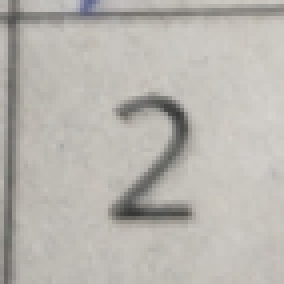
#> input picture data/image_1084_2.png, 71 x 71 px, found by its file name (shown 4 times larger); its folder holds only this picture in this run
$ jupyter execute --allow-errors classify_numbers_v2.ipynb   (shell and % lines are left out)
#> lines starting #> are read from the running program, lines starting #| are printed output that depends on the picture; after the words box and inside, x2 and y2 are one past the last pixel; in counts of white or black regions, pixels touching at a corner belong together
[cell 1]
import os
os.environ["KERAS_BACKEND"] = "tensorflow"

import matplotlib.pyplot as plt
import pandas as pd
import numpy as np
from tqdm import tqdm
import cv2
import random
import math

from sklearn.preprocessing import MinMaxScaler
from sklearn.preprocessing import StandardScaler
from sklearn.preprocessing import OneHotEncoder
from sklearn.preprocessing import LabelBinarizer, LabelEncoder
from sklearn.model_selection import train_test_split
from sklearn.utils import shuffle
from sklearn.utils import class_weight
from sklearn.metrics import classification_report
from sklearn.metrics import confusion_matrix, accuracy_score
import sklearn.metrics as metrics
from sklearn import preprocessing
import matplotlib.image as mpimg
from skimage.io import imread, imsave, imshow
from skimage import data, color, io, filters, morphology,transform, exposure, feature, util
from scipy import ndimage

import tensorflow
import tensorflow.keras
from tensorflow.keras import losses
from tensorflow.keras import optimizers
from tensorflow.keras.models import Sequential
from tensorflow.keras.models import load_model
from tensorflow.keras.layers import Activation
# from tensorflow.keras.optimizers import SGD
from tensorflow.keras.layers import Dense, Dropout, Flatten
from tensorflow.keras.layers import Conv2D, MaxPooling2D
from tensorflow.keras import backend as K
# from tensorflow.keras.utils import np_utils
from tensorflow.keras.preprocessing import image
from tensorflow.keras.models import Sequential
from tensorflow.keras.layers import Dense, Dropout, Activation, BatchNormalization
from tensorflow.keras.callbacks import EarlyStopping
from tensorflow.keras.callbacks import ModelCheckpoint
# [4 lines of commented-out code are left out]
from tensorflow.keras.utils import to_categorical
# from tensorflow.keras.preprocessing.image import ImageDataGenerator

import re

# K.set_image_dim_ordering('tf')
plt.rcParams['image.cmap'] = 'gray'
pd.set_option('display.max_rows',1000)
pd.set_option('display.max_columns',1000)

[cell 2]
image = cv2.imread('data/image_2367_6.png')

def preprocess_img(img):
    width = img.shape[0]
    height = img.shape[1]

    center = (width/2, height/2)

    gray = cv2.cvtColor(img, cv2.COLOR_BGR2GRAY)
    blur = cv2.GaussianBlur(gray, (9, 9), 3)
    tresh = cv2.adaptiveThreshold(blur, 255, cv2.ADAPTIVE_THRESH_GAUSSIAN_C, cv2.THRESH_BINARY, 11, 2)
    result = cv2.bitwise_not(tresh, tresh)

    contours, _ = cv2.findContours(result.copy(), cv2.RETR_EXTERNAL, cv2.CHAIN_APPROX_NONE)

    # Remove small noise
    kernel = np.ones((3, 3), np.uint8)
    result = cv2.erode(result, kernel)
    result = cv2.dilate(result, kernel)

    dist = []

    closest_pnt = []
    for contour in contours:
        points = []
        for point in contour:
            xa, ya = point[0]
            xb, yb = center
            distance = math.sqrt((xb - xa)**2 + (yb - ya)**2)
            points.append(distance)
        closest_pnt.append(min(points))

    for contour in contours:
        points = []
        for point in contour:
            xa, ya = point[0]
            xb, yb = center
            distance = math.sqrt((xb - xa)**2 + (yb - ya)**2)
            points.append(distance)

        if min(points) > min(closest_pnt):
            cv2.fillPoly(result, pts=[contour], color=(0,0,0))
            continue

    return result

#> (the rest of this cell did not finish here and is left out)

[cell 3]
image_size = 100


images = []
labels = []
names = []
# read infected train_images
path = 'data/'
valid_images = [".jpg",".gif",".png"]

for f in tqdm(os.listdir(path)):
    ext = os.path.splitext(f)[1]
    if ext.lower() not in valid_images:
        continue
    names.append(f)
    # im = cv2.imread(os.path.join(path,f))
    im = preprocess_img(cv2.imread(os.path.join(path,f)))
#> in preprocess_img (call 2), `width = img.shape[0]`: width = 71
#> in preprocess_img (call 2), `center = (width/2, height/2)`: center = (35.5, 35.5)
#> in preprocess_img, img is the input picture: shape (71, 71, 3); mean B, G, R 175.7, 181.2, 184.3
#> in preprocess_img (call 2), `blur = cv2.GaussianBlur(gray, (9, 9), 3)`:
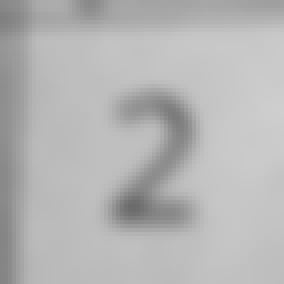
#> blur: shape (71, 71) (shown 4 times larger); min 107, max 206, mean 181
#> in preprocess_img (call 2), `tresh = cv2.adaptiveThreshold(blur, 255, cv2.ADAPTIVE_THRESH_GAUSSIAN_..`:
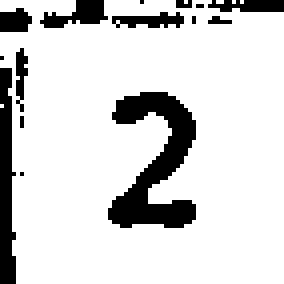
#> tresh: shape (71, 71) (shown 4 times larger); 84.2% white; 15 black regions (8 under 20 px), largest, box (x1, y1, x2, y2) and area: (27, 23, 49, 57) 374, (0, 17, 4, 71) 169, (10, 0, 27, 7) 65
#> in preprocess_img (call 2), `result = cv2.bitwise_not(tresh, tresh)`: result: shape (71, 71); 15.8% white; 15 white regions (8 under 20 px)
#> in preprocess_img (call 2), `contours, _ = cv2.findContours(result.copy(), cv2.RETR_EXTERNAL, cv2.C..`: contours = 15 contours, 9 with area under 20; largest, box (x1, y1, x2, y2) and area: (27, 23, 49, 57) 312, (0, 17, 4, 71) 112, (10, 0, 27, 7) 45, (28, 3, 46, 7) 28, (0, 2, 8, 8) 28, (52, 0, 71, 3) 27
#> in preprocess_img (call 2), `result = cv2.erode(result, kernel)`:
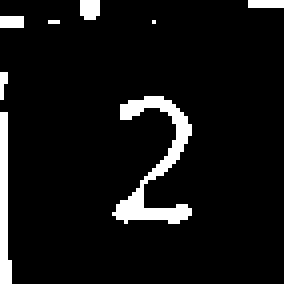
#> result: shape (71, 71) (shown 4 times larger); 7.3% white; 8 white regions (5 under 20 px), largest, box (x1, y1, x2, y2) and area: (28, 24, 48, 56) 202, (0, 28, 3, 71) 92, (20, 0, 25, 5) 23
#> in preprocess_img (call 2), `result = cv2.dilate(result, kernel)`:
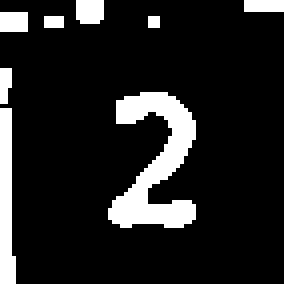
#> result: shape (71, 71) (shown 4 times larger); 13.2% white; 8 white regions (2 under 20 px), largest, box (x1, y1, x2, y2) and area: (27, 23, 49, 57) 372, (0, 27, 4, 71) 139, (19, 0, 26, 6) 40, (0, 3, 7, 8) 35, (61, 0, 71, 3) 30, (0, 17, 3, 26) 23
#> the loop in preprocess_img (call 2), `for contour in contours:` made 15 passes
#> contour on passes 1, 2, 5, 8, 11, 14: [[5, 43]], [[5, 29], [5, 30], [5, 31], [5, 30]], [[0, 14]], [[48, 4], [48, 5]], [[49, 1], [50, 1]], [[35, 0]]
#> after the loop in preprocess_img (call 2), `for contour in contours:`: closest_pnt = [31.41, 30.83, 4.95, 33.35, 41.5, 31.66, 34.68, 32.96, 29.54, 41.02, 37.05, 38.24, 35.53, 35.5, 32.6]
#> after the loop in preprocess_img (call 2), `for contour in contours:`:
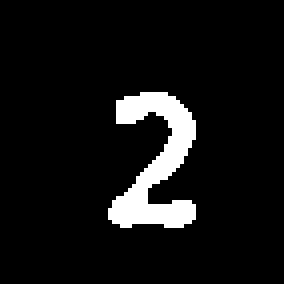
#> result: shape (71, 71) (shown 4 times larger); 7.4% white; 1 white region, box (x1, y1, x2, y2) and area: (27, 23, 49, 57) 372
    im = transform.resize(im,(image_size,image_size), mode='constant', anti_aliasing=True)
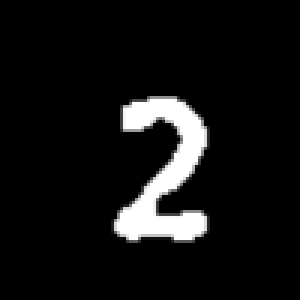
#> im: shape (100, 100) float64 (shown 3 times larger); min 0, max 1, mean 0.0739
    images.append(im)
    s = f.split('_')[2].split('.')[0]
    labels.append(int(s))

[cell 4]
# -----------------------
# --- PLOTTING IMAGES ---
# -----------------------

def plot_images(list_images, rows, columns, num_images):
#> called with rows = 3, columns = 5, num_images = 10
    for index, val in enumerate(list_images[:num_images]):
        plt.subplot(rows,columns,index+1)
        plt.axis('off')
        plt.subplots_adjust(bottom=1, right=2, top=2, wspace=0.5, hspace=0.5)
        plt.imshow(val)

plot_images(images[60:], rows=3, columns=5, num_images=10)

[cell 5]
index = 6000
#> (the rest of this cell did not finish here and is left out)

[cell 6]
unique, counts = np.unique(np.array(labels), return_counts=True)
bar_data = list(zip(unique, counts))
plt.title('Class distribution')
plt.bar(*zip(*bar_data))
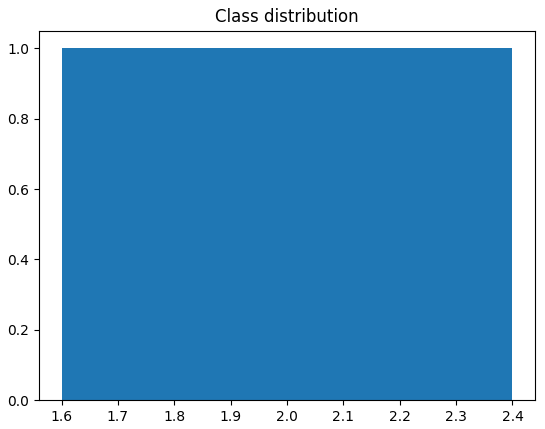
#> figure drawn by matplotlib, 1 panel

$ run again, on data/image_142_0.png
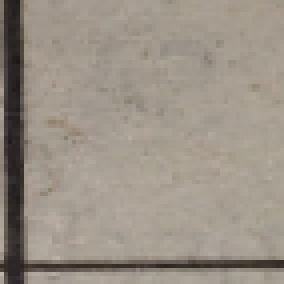
#> input picture data/image_142_0.png, 71 x 71 px, found by its file name (shown 4 times larger)
#> width = 71
#> center = (35.5, 35.5)
#> in preprocess_img, img is the input picture: shape (71, 71, 3); mean B, G, R 134.9, 145.6, 154.9
#> in preprocess_img (call 2), `tresh = cv2.adaptiveThreshold(blur, 255, cv2.ADAPTIVE_THRESH_GAUSSIAN_..`:
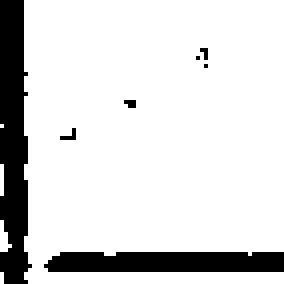
#> tresh: shape (71, 71) (shown 4 times larger); 85.4% white; 7 black regions (5 under 20 px), largest, box (x1, y1, x2, y2) and area: (0, 0, 8, 71) 430, (11, 63, 71, 68) 288
#> contours = 7 contours, 5 with area under 20; largest, box (x1, y1, x2, y2) and area: (0, 0, 8, 71) 354, (11, 63, 71, 68) 226
#> the loop in preprocess_img (call 2), `for contour in contours:` made 7 passes
#> contour on passes 4 to 5: [[51, 16]], [[49, 14]]
#> after the loop in preprocess_img (call 2), `for contour in contours:`: closest_pnt = [27.5, 17.56, 9.82, 24.91, 25.39, 26.5, 29.5]
#> im: shape (100, 100) float64; every value is 0
#> `[cell 6] unique, counts = np.unique(np.array(labels), return_counts=Tr..`:
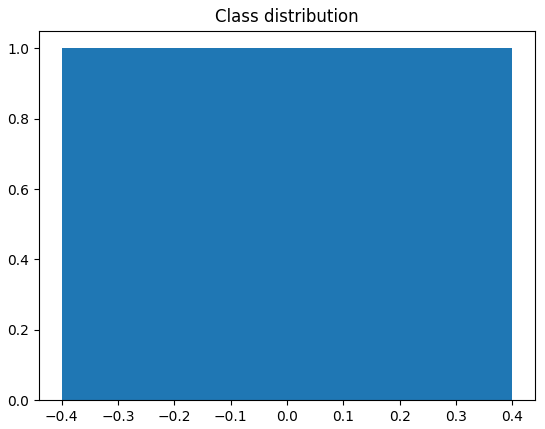
#> figure drawn by matplotlib, 1 panel

$ run again, on data/image_1449_6.png
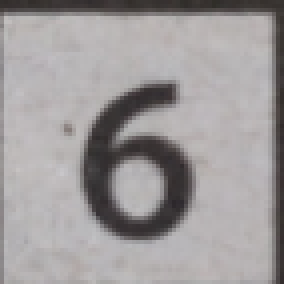
#> input picture data/image_1449_6.png, 71 x 71 px, found by its file name (shown 4 times larger)
#> width = 71
#> center = (35.5, 35.5)
#> in preprocess_img, img is the input picture: shape (71, 71, 3); mean B, G, R 155.3, 154.8, 158.6
#> in preprocess_img (call 2), `tresh = cv2.adaptiveThreshold(blur, 255, cv2.ADAPTIVE_THRESH_GAUSSIAN_..`:
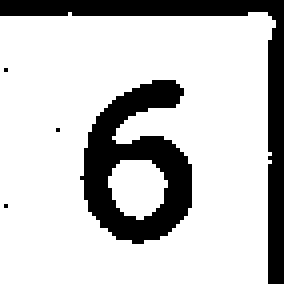
#> tresh: shape (71, 71) (shown 4 times larger); 77.7% white; 5 black regions (3 under 20 px), largest, box (x1, y1, x2, y2) and area: (20, 20, 48, 61) 584, (0, 0, 71, 71) 536
#> contours = 5 contours, 3 with area under 20; largest, box (x1, y1, x2, y2) and area: (20, 20, 48, 61) 688, (0, 0, 71, 71) 395
#> the loop in preprocess_img (call 2), `for contour in contours:` made 5 passes
#> contour on passes 1, 2, 4: [[1, 51]], [[14, 32]], [[1, 17]]
#> after the loop in preprocess_img (call 2), `for contour in contours:`: closest_pnt = [37.82, 21.78, 1.58, 39.15, 31.5]
#> `im = transform.resize(im,(image_size,image_size), mode='constant', ant..`:
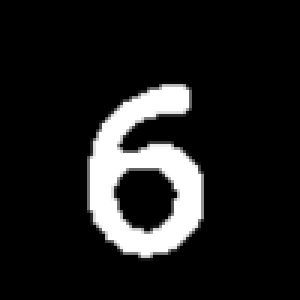
#> im: shape (100, 100) float64 (shown 3 times larger); min 0, max 1, mean 0.115

$ run again, on data/image_1508_8.png
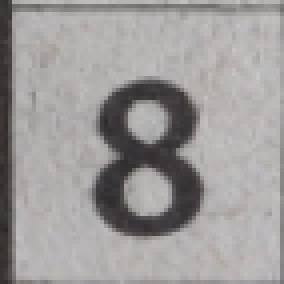
#> input picture data/image_1508_8.png, 71 x 71 px, found by its file name (shown 4 times larger)
#> in preprocess_img, img is the input picture: shape (71, 71, 3); mean B, G, R 154.3, 154.9, 157.6
#> tresh: shape (71, 71); 78.4% white; 8 black regions (5 under 20 px), largest, box (x1, y1, x2, y2) and area: (23, 19, 51, 60) 634, (0, 0, 4, 71) 273, (9, 0, 65, 3) 152
#> contours = 8 contours, 5 with area under 20; largest, box (x1, y1, x2, y2) and area: (23, 19, 51, 60) 814, (0, 0, 4, 71) 199, (9, 0, 65, 3) 95
#> the loop in preprocess_img (call 2), `for contour in contours:` made 8 passes
#> contour on passes 2 to 3: [[69, 54]], [[69, 36], [70, 37], [70, 38], [70, 37]]
#> `im = transform.resize(im,(image_size,image_size), mode='constant', ant..`:
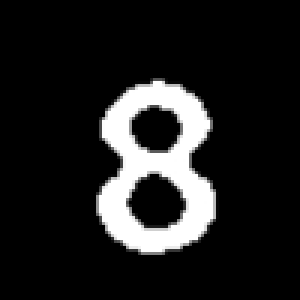
#> im: shape (100, 100) float64 (shown 3 times larger); min 0, max 1, mean 0.126
